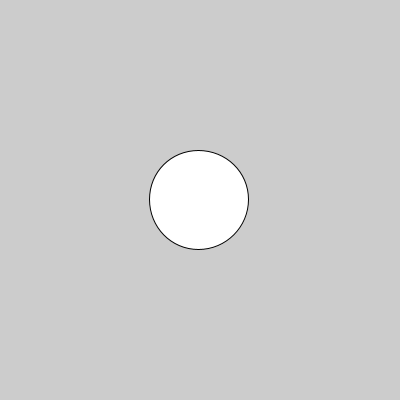
Frame 1 (no input)
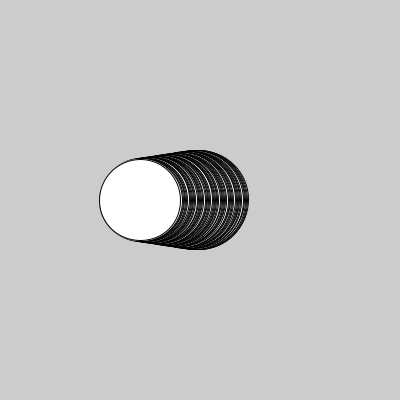
Frame 60 (the mouse pressed at the canvas centre just before this capture)
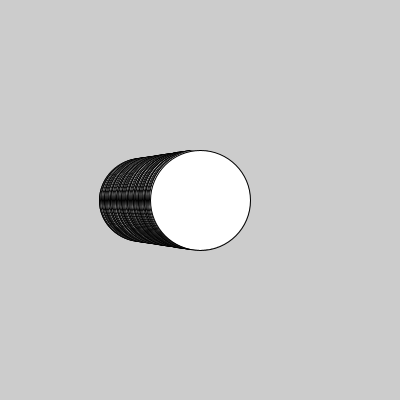
Frame 120 (the mouse held since frame 60 and released just before this capture)

The Processing sketch that drew these frames (run headless with seeded random() and noise(); from frame 60 on, the mouse is pressed at the canvas centre):

// Processing sketch: aula08_g2_ex2
// ── aula08_g2_ex2.pde
int x=200; float tamanho=100;
void setup(){
size(400,400);
}
void draw(){
  //direita
  if(mouseX>=200){
  x=x+1;
  tamanho=tamanho+0.3;
  }
  //esquerda
  if(mouseX<200){
  x=x-1;
    tamanho=tamanho-0.3;
  }
ellipse(x,200,tamanho,tamanho);
}
